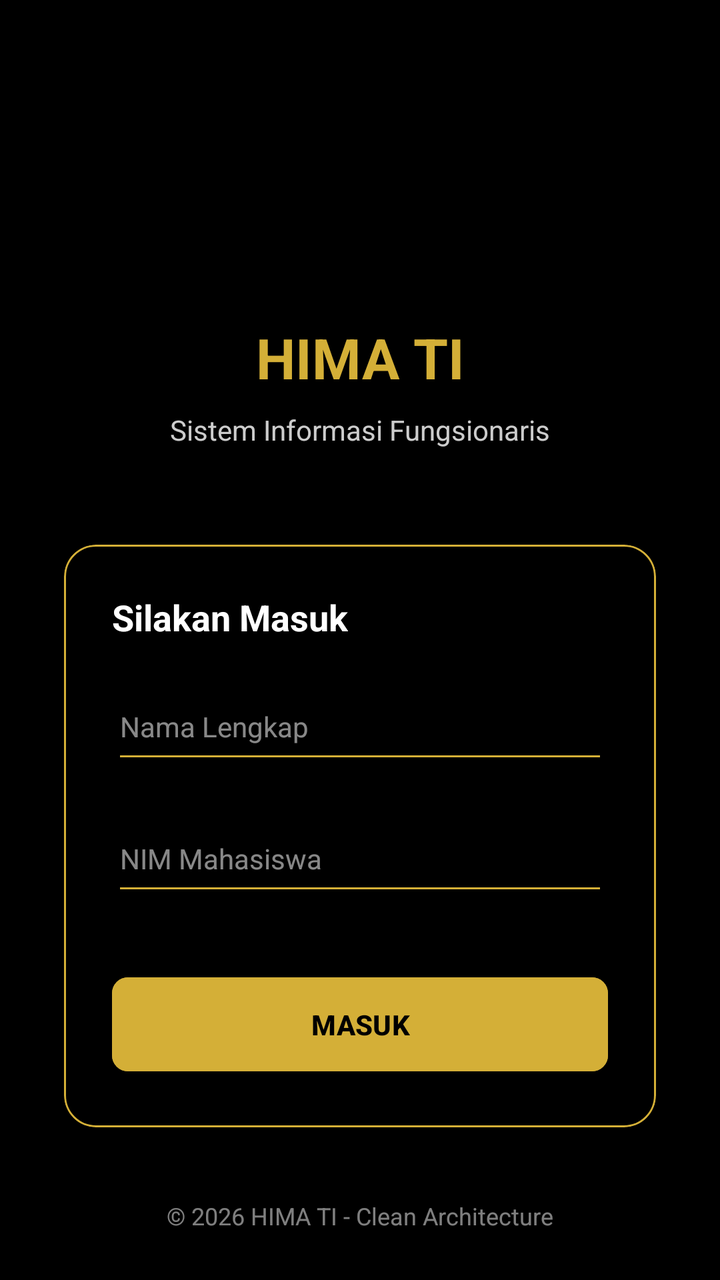
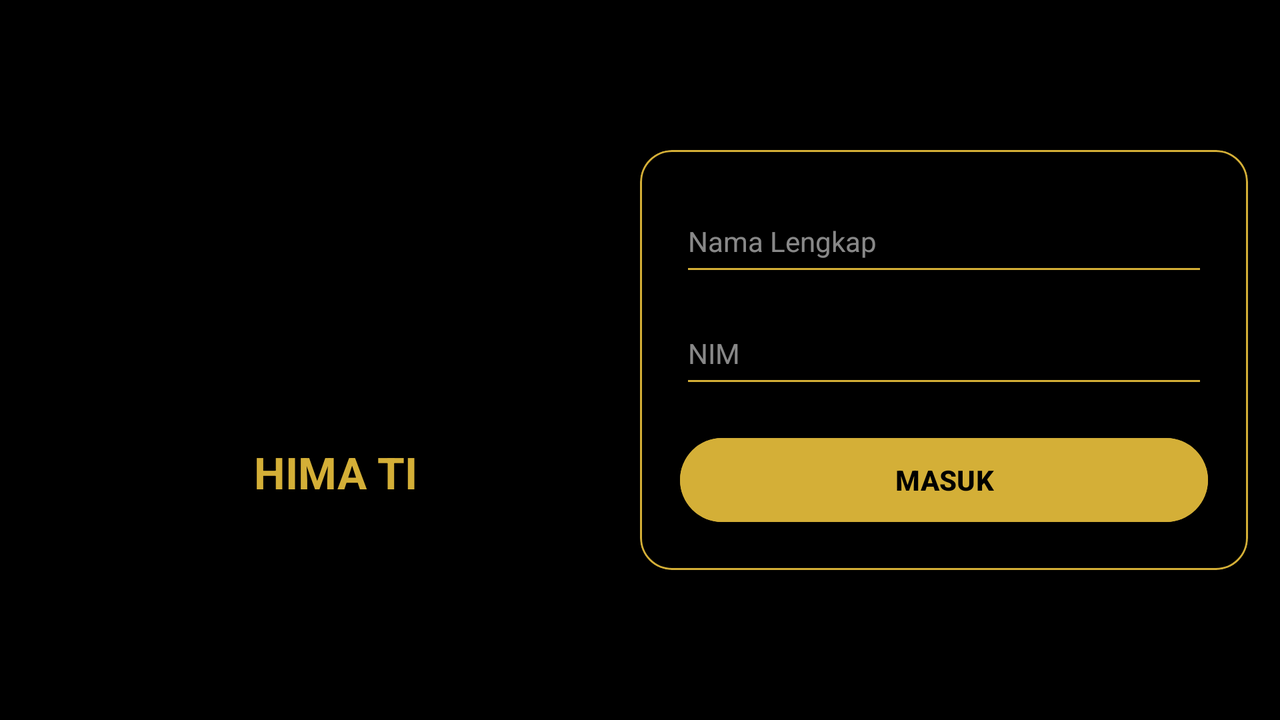

Two renders of one Android screen. The first uses the default layout on a phone; the second uses the alternative layout the repository ships for a different screen configuration, on a matching device. The two XML files are below.
<!-- AndroidManifest.xml: application theme Theme.KatalogHimaTI -->
<!-- res/layout/activity_login.xml -->
<?xml version="1.0" encoding="utf-8"?>
<androidx.constraintlayout.widget.ConstraintLayout xmlns:android="http://schemas.android.com/apk/res/android"
    xmlns:app="http://schemas.android.com/apk/res-auto"
    xmlns:tools="http://schemas.android.com/tools"
    android:layout_width="match_parent"
    android:layout_height="match_parent"
    android:background="@color/black_bg"
    tools:context=".presentation.login.LoginActivity">

    <ImageView
        android:id="@+id/iv_logo"
        android:layout_width="80dp"
        android:layout_height="80dp"
        android:layout_marginTop="64dp"
        android:src="@drawable/ic_home"
        app:tint="@color/warm_gold_accent"
        app:layout_constraintEnd_toEndOf="parent"
        app:layout_constraintStart_toStartOf="parent"
        app:layout_constraintTop_toTopOf="parent" />

    <TextView
        android:id="@+id/tv_welcome_title"
        android:layout_width="wrap_content"
        android:layout_height="wrap_content"
        android:layout_marginTop="16dp"
        android:text="HIMA TI"
        android:textColor="@color/warm_gold_accent"
        android:textSize="28sp"
        android:textStyle="bold"
        app:layout_constraintEnd_toEndOf="parent"
        app:layout_constraintStart_toStartOf="parent"
        app:layout_constraintTop_toBottomOf="@id/iv_logo" />

    <TextView
        android:id="@+id/tv_welcome_subtitle"
        android:layout_width="wrap_content"
        android:layout_height="wrap_content"
        android:layout_marginTop="8dp"
        android:text="Sistem Informasi Fungsionaris"
        android:textColor="@android:color/white"
        android:textSize="14sp"
        android:alpha="0.8"
        app:layout_constraintEnd_toEndOf="parent"
        app:layout_constraintStart_toStartOf="parent"
        app:layout_constraintTop_toBottomOf="@id/tv_welcome_title" />

    <com.google.android.material.card.MaterialCardView
        android:layout_width="match_parent"
        android:layout_height="wrap_content"
        android:layout_marginHorizontal="32dp"
        android:layout_marginTop="48dp"
        app:cardBackgroundColor="#1A1A1A"
        app:cardCornerRadius="16dp"
        app:cardElevation="8dp"
        app:strokeColor="@color/warm_gold_accent"
        app:strokeWidth="1dp"
        app:layout_constraintEnd_toEndOf="parent"
        app:layout_constraintStart_toStartOf="parent"
        app:layout_constraintTop_toBottomOf="@id/tv_welcome_subtitle">

        <LinearLayout
            android:layout_width="match_parent"
            android:layout_height="wrap_content"
            android:orientation="vertical"
            android:padding="24dp">

            <TextView
                android:layout_width="wrap_content"
                android:layout_height="wrap_content"
                android:text="Silakan Masuk"
                android:textColor="@android:color/white"
                android:textSize="18sp"
                android:textStyle="bold"
                android:layout_marginBottom="16dp"/>

            <EditText
                android:id="@+id/et_user_name"
                android:layout_width="match_parent"
                android:layout_height="50dp"
                android:backgroundTint="@color/warm_gold_accent"
                android:hint="Nama Lengkap"
                android:inputType="textPersonName"
                android:textColor="@android:color/white"
                android:textColorHint="#88FFFFFF"
                android:textSize="14sp" />

            <EditText
                android:id="@+id/et_user_nim"
                android:layout_width="match_parent"
                android:layout_height="50dp"
                android:layout_marginTop="16dp"
                android:backgroundTint="@color/warm_gold_accent"
                android:hint="NIM Mahasiswa"
                android:inputType="number"
                android:textColor="@android:color/white"
                android:textColorHint="#88FFFFFF"
                android:textSize="14sp" />

            <Button
                android:id="@+id/btn_login"
                android:layout_width="match_parent"
                android:layout_height="55dp"
                android:layout_marginTop="32dp"
                android:backgroundTint="@color/warm_gold_accent"
                android:text="MASUK"
                android:textColor="@color/black_bg"
                android:textStyle="bold"
                app:cornerRadius="8dp" />

        </LinearLayout>
    </com.google.android.material.card.MaterialCardView>

    <TextView
        android:layout_width="wrap_content"
        android:layout_height="wrap_content"
        android:layout_marginBottom="24dp"
        android:text="© 2026 HIMA TI - Clean Architecture"
        android:textColor="@android:color/white"
        android:textSize="12sp"
        android:alpha="0.5"
        app:layout_constraintBottom_toBottomOf="parent"
        app:layout_constraintEnd_toEndOf="parent"
        app:layout_constraintStart_toStartOf="parent" />

</androidx.constraintlayout.widget.ConstraintLayout>
<!-- resources referenced by this layout -->
<resources>
  <color name="black_bg">#000000</color>
  <color name="warm_gold_accent">#D4AF37</color>
  <style name="Theme.KatalogHimaTI" parent="Base.Theme.KatalogHimaTI" />
  <style name="Base.Theme.KatalogHimaTI" parent="Theme.Material3.DayNight.NoActionBar">
          <item name="colorPrimary">@color/warm_gold_accent</item>
          <item name="colorOnPrimary">@color/black_bg</item>
  
          <item name="android:background">@color/black_bg</item>
          <item name="android:windowBackground">@color/black_bg</item>
  
          <item name="android:textColor">@color/warm_gold_accent</item>
      </style>
</resources>
<!-- res/layout-land/activity_login.xml (the repository's variant of the layout above) -->
<!-- drawn on the phone turned sideways -->
<?xml version="1.0" encoding="utf-8"?>
<androidx.constraintlayout.widget.ConstraintLayout xmlns:android="http://schemas.android.com/apk/res/android"
    xmlns:app="http://schemas.android.com/apk/res-auto"
    android:layout_width="match_parent"
    android:layout_height="match_parent"
    android:background="@color/black_bg"
    android:padding="16dp">

    <LinearLayout
        android:id="@+id/ll_branding"
        android:layout_width="0dp"
        android:layout_height="wrap_content"
        android:gravity="center"
        android:orientation="vertical"
        app:layout_constraintBottom_toBottomOf="parent"
        app:layout_constraintEnd_toStartOf="@+id/cv_login_card"
        app:layout_constraintStart_toStartOf="parent"
        app:layout_constraintTop_toTopOf="parent">

        <ImageView
            android:layout_width="100dp"
            android:layout_height="100dp"
            android:src="@drawable/ic_home"
            app:tint="@color/warm_gold_accent" />

        <TextView
            android:layout_width="wrap_content"
            android:layout_height="wrap_content"
            android:layout_marginTop="12dp"
            android:text="HIMA TI"
            android:textColor="@color/warm_gold_accent"
            android:textSize="22sp"
            android:textStyle="bold" />
    </LinearLayout>

    <com.google.android.material.card.MaterialCardView
        android:id="@+id/cv_login_card"
        android:layout_width="0dp"
        android:layout_height="wrap_content"
        app:cardBackgroundColor="#1A1A1A"
        app:cardCornerRadius="16dp"
        app:cardElevation="4dp"
        app:layout_constraintBottom_toBottomOf="parent"
        app:layout_constraintEnd_toEndOf="parent"
        app:layout_constraintStart_toEndOf="@id/ll_branding"
        app:layout_constraintTop_toTopOf="parent"
        app:strokeColor="@color/warm_gold_accent"
        app:strokeWidth="1dp">

        <LinearLayout
            android:layout_width="match_parent"
            android:layout_height="wrap_content"
            android:orientation="vertical"
            android:padding="20dp">

            <EditText
                android:id="@+id/et_user_name"
                android:layout_width="match_parent"
                android:layout_height="48dp"
                android:backgroundTint="@color/warm_gold_accent"
                android:hint="Nama Lengkap"
                android:textColor="@android:color/white"
                android:textColorHint="#88FFFFFF"
                android:textSize="14sp" />

            <EditText
                android:id="@+id/et_user_nim"
                android:layout_width="match_parent"
                android:layout_height="48dp"
                android:layout_marginTop="8dp"
                android:backgroundTint="@color/warm_gold_accent"
                android:hint="NIM"
                android:inputType="number"
                android:textColor="@android:color/white"
                android:textColorHint="#88FFFFFF"
                android:textSize="14sp" />

            <Button
                android:id="@+id/btn_login"
                android:layout_width="match_parent"
                android:layout_height="50dp"
                android:layout_marginTop="16dp"
                android:backgroundTint="@color/warm_gold_accent"
                android:text="MASUK"
                android:textColor="@color/black_bg"
                android:textStyle="bold" />
        </LinearLayout>
    </com.google.android.material.card.MaterialCardView>

</androidx.constraintlayout.widget.ConstraintLayout>
